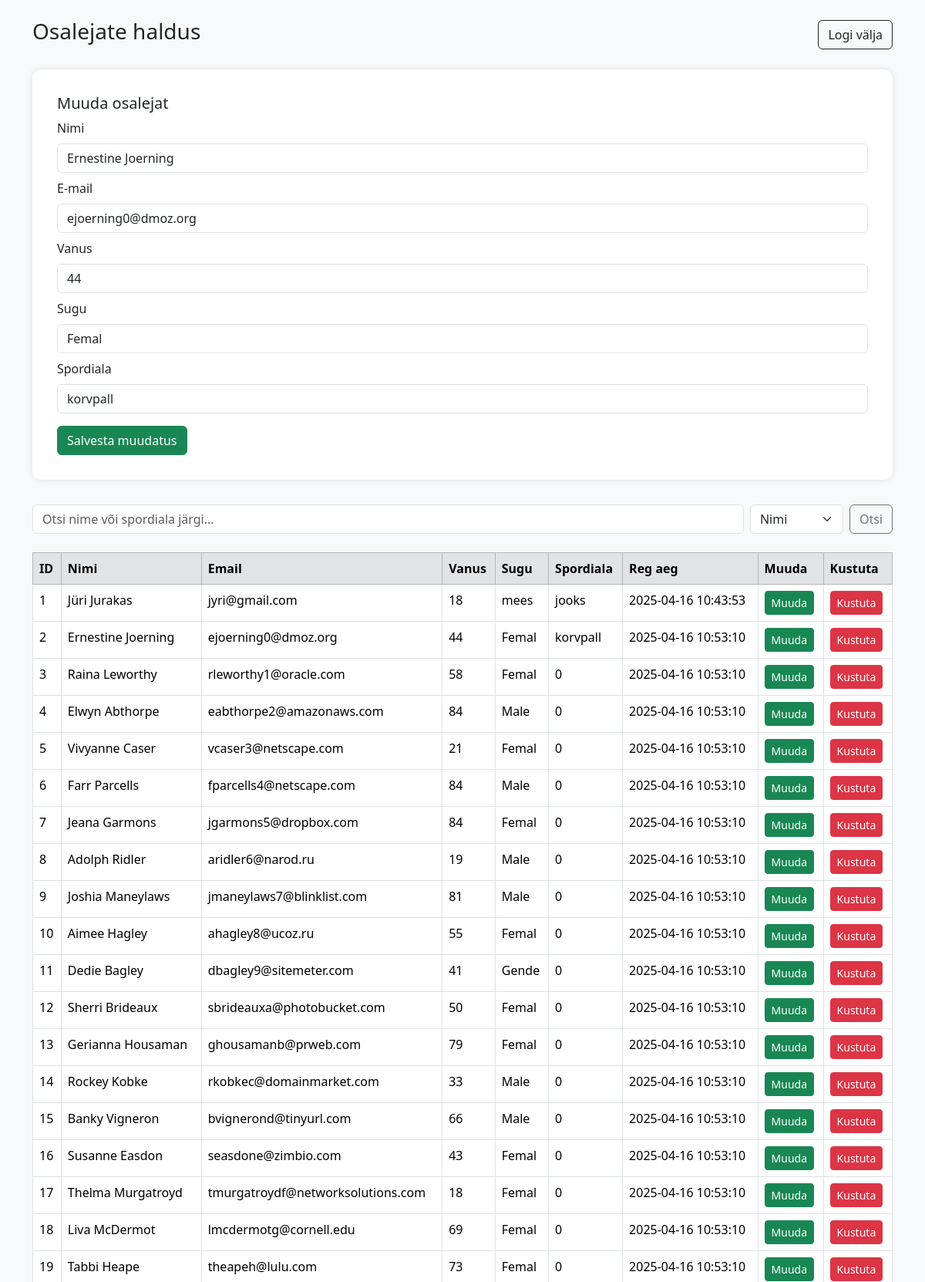
/admin/?muuda&id=2 (signed in, upper part), run on the app's committed database.
### tables this page shows
CREATE TABLE `sport2025` (
  `id` int(11) NOT NULL,
  `fullname` varchar(50) NOT NULL,
  `email` varchar(50) NOT NULL,
  `age` int(11) NOT NULL,
  `gender` varchar(5) NOT NULL,
  `category` varchar(50) NOT NULL,
  `reg_time` datetime NOT NULL DEFAULT current_timestamp()
);

### admin/index.php (the view, shortened to what this page needs)
<?php
include("../config.php");
?>
<!doctype html>
<html lang="et">
  <head>
    <link href="https://cdn.jsdelivr.net/npm/bootstrap@5.3.6/dist/css/bootstrap.min.css" rel="stylesheet">
  </head>
  <body>
    <div class="container py-4">
      <div class="d-flex justify-content-between align-items-center mb-4">
        <h1 class="h3">Osalejate haldus</h1>
        <a class="btn btn-outline-dark" href="../logout.php?logout">Logi välja</a>
      </div>
      <?php
      if(isset($_GET["muuda"]) && isset($_GET["id"])){
        $id = $_GET["id"];
        $kuvaparing = "SELECT * FROM sport2025 WHERE id=$id";
        $saada_paring = mysqli_query($yhendus, $kuvaparing);
        $rida = mysqli_fetch_assoc($saada_paring);
      }
      ?>
      <div class="custom-card">
        <h5><?php echo isset($_GET['muuda']) ? "Muuda osalejat" : "Lisa uus osaleja"; ?></h5>
        <form action="index.php" method="get">
          <div class="mb-2">
            <label class="form-label">Nimi</label>
            <input type="text" name="fullname" class="form-control" required value="<?= $rida['fullname'] ?? '' ?>">
          </div>
          <div class="mb-2">
            <label class="form-label">E-mail</label>
            <input type="email" name="email" class="form-control" required value="<?= $rida['email'] ?? '' ?>">
          </div>
          <div class="mb-2">
            <label class="form-label">Vanus</label>
            <input type="number" name="age" class="form-control" min="16" max="88" required value="<?= $rida['age'] ?? '' ?>">
          </div>
          <div class="mb-2">
            <label class="form-label">Sugu</label>
            <input type="text" name="gender" class="form-control" required value="<?= $rida['gender'] ?? '' ?>">
          </div>
          <div class="mb-3">
            <label class="form-label">Spordiala</label>
            <input type="text" name="category" class="form-control" required value="<?= $rida['category'] ?? '' ?>">
          </div>
          <?php if(isset($_GET["muuda"])){ ?>
            <button type="submit" name="salvesta_muudatus" class="btn btn-success">Salvesta muudatus</button>
          <?php } else { ?>
            <button type="submit" name="salvesta" class="btn btn-purple">Salvesta</button>
          <?php } ?>
        </form>
      </div>
      <form action="index.php" method="get" class="mb-4 d-flex gap-2">
        <input type="text" name="otsi" class="form-control" placeholder="Otsi nime või spordiala järgi...">
        <select name="cat" class="form-select w-auto">
          <option value="fullname">Nimi</option>
        </select>
        <button type="submit" class="btn btn-outline-secondary">Otsi</button>
      </form>
      <table class="table table-bordered table-hover">
        <thead class="table-secondary">
          <tr>
            <th>ID</th>
            <th>Nimi</th>
            <th>Email</th>
            <th>Vanus</th>
            <th>Sugu</th>
            <th>Spordiala</th>
            <th>Reg aeg</th>
            <th>Muuda</th>
            <th>Kustuta</th>
          </tr>
        </thead>
        <tbody>
          <?php
            $uudiseid_lehel = 50;
            $leht = isset($_GET['page']) ? $_GET['page'] : 1;
            $start = ($leht-1)*$uudiseid_lehel;
            if(isset($_GET['otsi']) && !empty($_GET["otsi"])){
              $s = $_GET['otsi'];
              $cat = $_GET['cat'];
              $paring = "SELECT * FROM sport2025 WHERE $cat LIKE '%$s%'";
              echo "<tr><td colspan='9'>Otsing: <b>$s</b></td></tr>";
            } else {
              $paring = "SELECT * FROM sport2025 LIMIT $start, $uudiseid_lehel";
            }
            $saada_paring = mysqli_query($yhendus, $paring);
            while($rida = mysqli_fetch_assoc($saada_paring)){
              echo "<tr>";
              echo "<td>".$rida['id']."</td>";
              echo "<td>".$rida['fullname']."</td>";
              echo "<td>".$rida['email']."</td>";
              echo "<td>".$rida['age']."</td>";
              echo "<td>".$rida['gender']."</td>";
              echo "<td>".$rida['category']."</td>";
              echo "<td>".$rida['reg_time']."</td>";
              echo "<td><a class='btn btn-sm btn-success' href='?muuda&id=".$rida['id']."'>Muuda</a></td>";
              echo "<td><a class='btn btn-sm btn-danger' href='?kustuta&id=".$rida['id']."'>Kustuta</a></td>";
              echo "</tr>";
            }
          ?>
        </tbody>
      </table>
    </div>
  </body>
</html>

### admin/index.php (style rules this page uses)
body { background-color: #f8f9fa; }
.custom-card { background: #ffffff; border-radius: 12px; box-shadow: 0 0 10px rgba(0,0,0,0.1); padding: 2rem; margin-bottom: 2rem; }

### data on the page
sport2025: fullname "Ernestine Joerning", email "ejoerning0@dmoz.org", age "44", gender "Femal", category "korvpall", id "2", reg_time "2025-04-16 10:53:10"
sport2025: id "1", fullname "Jüri Jurakas", email "jyri@gmail.com", age "18", gender "mees", category "jooks", reg_time "2025-04-16 10:43:53"
sport2025: id "3", fullname "Raina Leworthy", email "rleworthy1@oracle.com", age "58", gender "Femal", category "0", reg_time "2025-04-16 10:53:10"
sport2025: id "4", fullname "Elwyn Abthorpe", email "eabthorpe2@amazonaws.com", age "84", gender "Male", category "0", reg_time "2025-04-16 10:53:10"
sport2025: id "5", fullname "Vivyanne Caser", email "vcaser3@netscape.com", age "21", gender "Femal", category "0", reg_time "2025-04-16 10:53:10"
sport2025: id "6", fullname "Farr Parcells", email "fparcells4@netscape.com", age "84", gender "Male", category "0", reg_time "2025-04-16 10:53:10"
sport2025: id "7", fullname "Jeana Garmons", email "jgarmons5@dropbox.com", age "84", gender "Femal", category "0", reg_time "2025-04-16 10:53:10"
sport2025: id "8", fullname "Adolph Ridler", email "aridler6@narod.ru", age "19", gender "Male", category "0", reg_time "2025-04-16 10:53:10"
sport2025: id "9", fullname "Joshia Maneylaws", email "jmaneylaws7@blinklist.com", age "81", gender "Male", category "0", reg_time "2025-04-16 10:53:10"
sport2025: id "10", fullname "Aimee Hagley", email "ahagley8@ucoz.ru", age "55", gender "Femal", category "0", reg_time "2025-04-16 10:53:10"
sport2025: id "11", fullname "Dedie Bagley", email "dbagley9@sitemeter.com", age "41", gender "Gende", category "0", reg_time "2025-04-16 10:53:10"
sport2025: id "12", fullname "Sherri Brideaux", email "sbrideauxa@photobucket.com", age "50", gender "Femal", category "0", reg_time "2025-04-16 10:53:10"
sport2025: id "13", fullname "Gerianna Housaman", email "ghousamanb@prweb.com", age "79", gender "Femal", category "0", reg_time "2025-04-16 10:53:10"
sport2025: id "14", fullname "Rockey Kobke", email "rkobkec@domainmarket.com", age "33", gender "Male", category "0", reg_time "2025-04-16 10:53:10"
sport2025: id "15", fullname "Banky Vigneron", email "bvignerond@tinyurl.com", age "66", gender "Male", category "0", reg_time "2025-04-16 10:53:10"
sport2025: id "16", fullname "Susanne Easdon", email "seasdone@zimbio.com", age "43", gender "Femal", category "0", reg_time "2025-04-16 10:53:10"
sport2025: id "17", fullname "Thelma Murgatroyd", email "tmurgatroydf@networksolutions.com", age "18", gender "Femal", category "0", reg_time "2025-04-16 10:53:10"
sport2025: id "18", fullname "Liva McDermot", email "lmcdermotg@cornell.edu", age "69", gender "Femal", category "0", reg_time "2025-04-16 10:53:10"
sport2025: id "19", fullname "Tabbi Heape", email "theapeh@lulu.com", age "73", gender "Femal", category "0", reg_time "2025-04-16 10:53:10"
